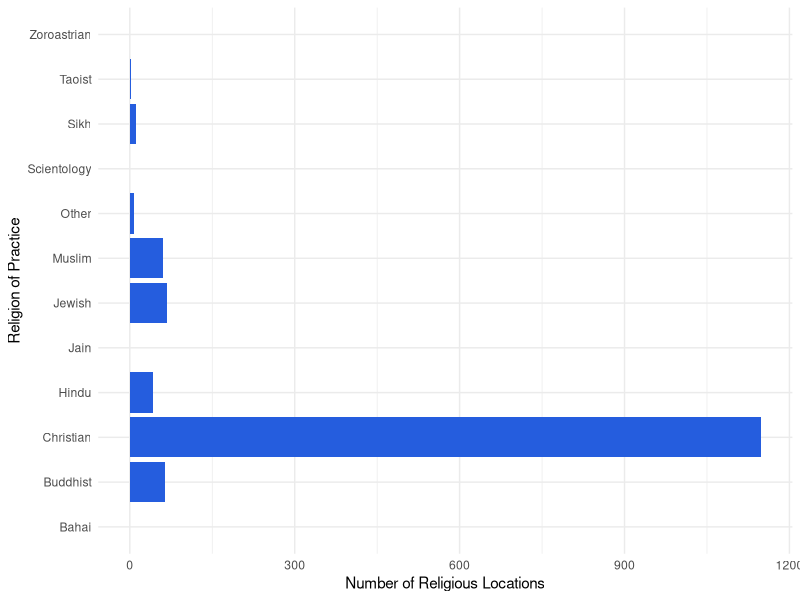
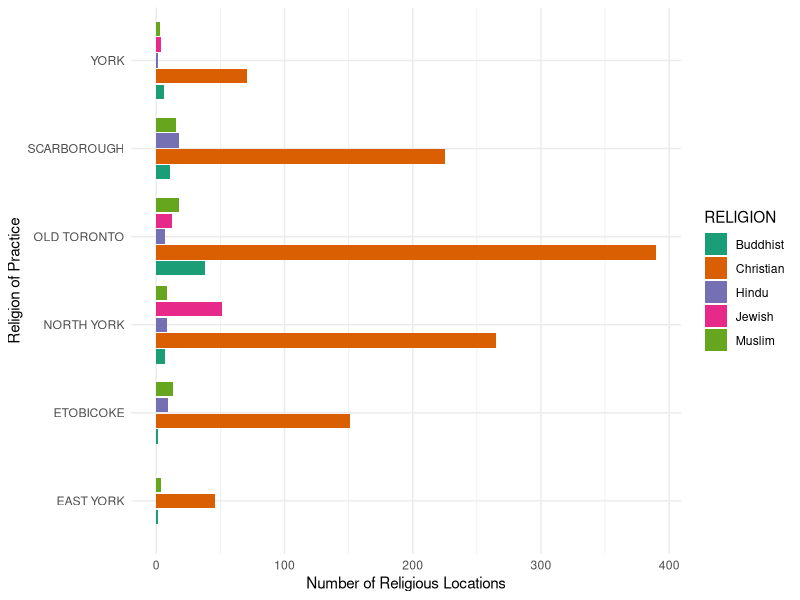

Recreate these plots in R, in order.
## ---- chunk 1
knitr::opts_chunk$set(echo = TRUE)

library(tidyverse)
## ---- chunk 2
library(tidyverse)
library(knitr)
library(dplyr)

# Read in the csv
religious_locations <- read_csv(here::here("inputs/data/religious_locations.csv"))

# Rename column name to RELIGION
religious_locations <- 
  religious_locations |>
  rename(
    RELIGION = FTH_FAITH,
  ) |>
  
  # Change the municipality Former Toronto to Toronto
  mutate(
    MUNICIPALITY =
      recode(
        MUNICIPALITY,
        'former TORONTO' = 'OLD TORONTO'
      )
  ) |>
  
  # Change the various Christianity to Christian since the dataset does not differentiate most Christianity Locations
  mutate(
    RELIGION =
      recode(
        RELIGION,
        'Unitarian' = 'Christian',
        'Orthodox' = 'Christian',
        'Catholic' = 'Christian'
      )
  ) 

# Pick only the necessary columns
religious_locations <- 
  religious_locations |>
  select(MUNICIPALITY, FTH_ORGANIZATION, RELIGION)

# Introduce our data
religious_locations |> 
  slice(1:10) |> 
  kable(
    caption = "First ten rows of a dataset of places of worship for religious
    purposes for in Greater Toronto Area",
    col.names = c("Municipality", "Name of Location", "Religion of Practice"),
    digits = 1,
    booktabs = TRUE, 
    linesep = ""
  ) 
## ---- chunk 3
religious_locations |> 
  ggplot(aes(x = RELIGION)) +
  geom_bar(fill='#255DDE') + # fill with blue
  theme_minimal() + 
  coord_flip() + 
  labs(x = "Religion of Practice",
       y = "Number of Religious Locations")
## ---- chunk 4
top_religions <- c("Christian", "Buddhist", "Hindu", "Jewish", "Muslim")
filtered_religious_locations <- religious_locations[which(religious_locations$RELIGION %in% top_religions), ]

filtered_religious_locations |> 
  ggplot(aes(x = MUNICIPALITY, fill = RELIGION)) +
  geom_bar(position = position_dodge2(width = 1, preserve = "single")) +
  theme_minimal() + 
  coord_flip() + 
  labs(x = "Religion of Practice",
       y = "Number of Religious Locations") +
  scale_fill_brewer(palette = "Dark2")
## ---- chunk 5
# making a new data to find proportions of people per location
summary_religious_locations <- 
  filtered_religious_locations |> 
    group_by(RELIGION) |> 
    count() |>
    # Adding number of religious population for each religion
    cbind(religious_population = c(68885,1394210,145035,98690,212345)) |> 
    # Finding the proportion of people per location
    mutate(proportion = round(religious_population/n))

# Creating a table 
summary_religious_locations |>
    kable(
      caption = "Proportion of Religious People per Religious Location in Toronto",
      col.names = c("Religion of Practice", "Number of Locations", "Toronto Religious Population*", 
                    "Population per Location"),
      digits = 1,
      booktabs = TRUE, 
      linesep = ""
    )
